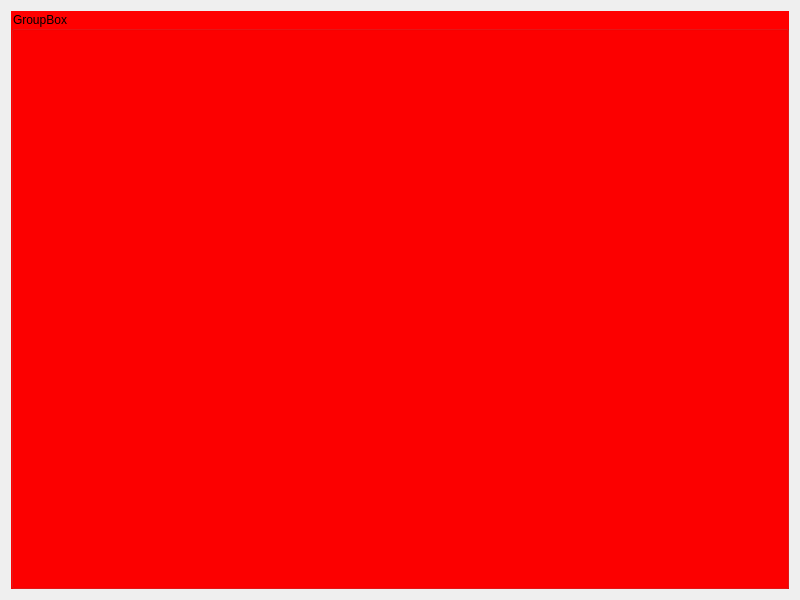
<?xml version="1.0" encoding="UTF-8"?>
<ui version="4.0">
 <class>Dialog</class>
 <widget class="QDialog" name="Dialog">
  <property name="geometry">
   <rect>
    <x>0</x>
    <y>0</y>
    <width>800</width>
    <height>600</height>
   </rect>
  </property>
  <property name="windowTitle">
   <string>Dialog</string>
  </property>
  <layout class="QGridLayout" name="gridLayout">
   <item row="0" column="0">
    <widget class="QGroupBox" name="groupBox">
     <property name="styleSheet">
      <string notr="true">QGroupBox{background-color:red;}</string>
     </property>
     <property name="title">
      <string>GroupBox</string>
     </property>
     <layout class="QGridLayout" name="gridLayout_2">
      <item row="0" column="0">
       <layout class="QVBoxLayout" name="verticalLayout"/>
      </item>
     </layout>
    </widget>
   </item>
  </layout>
 </widget>
 <resources/>
 <connections/>
</ui>
